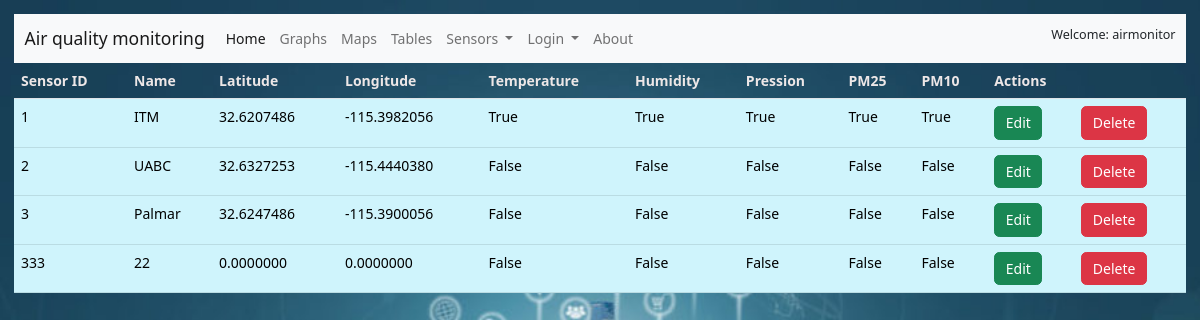
Page /sensors/ (signed in) on the committed database.
### sensors/models.py (models this page shows, shortened)
class Sensor(models.Model):
    idSensor = models.IntegerField(primary_key=True, null=False)
    name = models.CharField(max_length=10)
    Latitude = models.DecimalField(default=0, max_digits=10, decimal_places=7)
    Longitude =  models.DecimalField(default=0, max_digits=10, decimal_places=7)
    Temperature= models.BooleanField()
    Humidity= models.BooleanField()
    Pression= models.BooleanField()
    PM25= models.BooleanField()
    PM10= models.BooleanField()
    created_on = models.DateTimeField(auto_now_add=True)

### sensors/views.py (the view)
# urls.py: path('',SensorListView.as_view() , name="sensor_list"),
class SensorListView(ListView):
    template_name = "sensors/list.html"
    model = Sensor

### templates/sensors/list.html (shortened to what this page needs)
{% extends 'base.html' %}
{% load crispy_forms_tags %}
{% block content %}
<form action="" method="post">
    <div class="table-responsive">
        <table class="table table-hover">
            <thead class="thead-dark">
                <tr>
                    <th scope="col">Sensor ID</th>
                    <th scope="col">Name</th>
                    <th scope="col">Latitude</th>
                    <th scope="col">Longitude</th>
                    <th scope="col">Temperature</th>
                    <th scope="col">Humidity</th>
                    <th scope="col">Pression</th>
                    <th scope="col">PM25</th>
                    <th scope="col">PM10</th>
                    {% if 'administrator' == request.user.groups.all.0.name or request.user.is_superuser %}
                    <th colspan="2">Actions</th>
                    {% endif %}
                </tr>
            </thead>
            <tbody class="table-info">
                {% for sensor in sensor_list %}
                <tr>
                    <td> {{ sensor.idSensor }} </td>
                    <td> {{ sensor.name }} </td>
                    <td> {{ sensor.Latitude }} </td>
                    <td> {{ sensor.Longitude }} </td>
                    <td> {{ sensor.Temperature }} </td>
                    <td> {{ sensor.Humidity }} </td>
                    <td> {{ sensor.Pression }} </td>
                    <td> {{ sensor.PM25 }} </td>
                    <td> {{ sensor.PM10 }} </td>
                    {% if 'administrator' == request.user.groups.all.0.name or request.user.is_superuser %}
                    <td><a href="{% url 'sensor_edit' pk=sensor.idSensor %}" class="btn btn-success"> Edit</a></td>
                    <td><a href="{% url 'sensor_delete' pk=sensor.idSensor %}" class="btn btn-danger"> Delete </a></td>
                    {% endif %}
                </tr>
                {% endfor %}
            </tbody>
        </table>
    </div>
</form>
{% endblock content %}

### templates/base.html (shortened to what this page needs)
<!DOCTYPE html>
<html lang="en">
<head>
    <link href="https://cdn.jsdelivr.net/npm/bootstrap@5.2.1/dist/css/bootstrap.min.css" rel="stylesheet"
>
    <link rel="stylesheet" href="/static/css/style.css" type="text/css" media="all" title>
    <link rel="stylesheet" href="/static/css/style2.css" type="text/css" media="all" title>
</head>
<body>
    <nav class="navbar navbar-expand-lg navbar-light bg-light">
        <div class="container-fluid">
            <a class="navbar-brand" href="{%  url 'home' %}">Air quality monitoring</a>
            <div class="collapse navbar-collapse" id="navbarNavAltMarkup">
                <div class="navbar-nav">
                    <a class="nav-link active" aria-current="page" href="{%  url 'home' %}" accesskey="H">Home</a>
                    <a class="nav-link" href="{%  url 'measurements_graphs' %}" accesskey="G">Graphs</a>
                    <a class="nav-link" href="{%  url 'show_map' yy='2022-0-0'%}" accesskey="M">Maps</a>
                    <a class="nav-link" href="{%  url 'show_table' yy='2022-0-0'%}" accesskey="T">Tables</a>
                    {% if request.user.is_authenticated %}
                    <li class="nav-item dropdown">
                        <a class="nav-link dropdown-toggle" href="#" role="button" data-bs-toggle="dropdown"
                            aria-expanded="false" accesskey="S">
                            Sensors
                        </a>
                    </li>
                    {% endif %}
                    <li class="nav-item dropdown">
                        <a class="nav-link dropdown-toggle" href="#" role="button" data-bs-toggle="dropdown"
                            aria-expanded="false" accesskey="S">
                            Login
                        </a>
                    </li>
                    <a class="nav-link" href="{%  url 'about' %}">About</a>
                </div>
            </div>
            {% if request.user.is_authenticated %}
            <h2>Welcome: {{ request.user.username }} <h2>
                    {% endif %}
        </div>
    </nav>
    {% block content %}
    {% endblock content %}
</body>
</html>

### static/css/style.css (style rules this page uses)
html { font-size: 14px; }
body { background-size: cover; background-image: url("../images/fondo.jpg"); background-position: center center; background-repeat: no-repeat; background-attachment: fixed; background-color: rgb(13, 157, 157); }
p, h2, h3 { font-size: .9rem; }
.table { color: rgb(237, 231, 231); }
body { padding: 1em; }

### static/css/style2.css (style rules this page uses)
* { margin: 0; padding: 0; box-sizing: border-box; }

### rows in the picture
Sensor: idSensor "1", name "ITM", Latitude "32.6207486", Longitude "-115.3982056", Temperature "True", Humidity "True", Pression "True", PM25 "True", PM10 "True"
Sensor: idSensor "2", name "UABC", Latitude "32.6327253", Longitude "-115.4440380", Temperature "False", Humidity "False", Pression "False", PM25 "False", PM10 "False"
Sensor: idSensor "3", name "Palmar", Latitude "32.6247486", Longitude "-115.3900056", Temperature "False", Humidity "False", Pression "False", PM25 "False", PM10 "False"
Sensor: idSensor "333", name "22", Latitude "0.0000000", Longitude "0.0000000", Temperature "False", Humidity "False", Pression "False", PM25 "False", PM10 "False"

### other values in the picture
{{ request.user.username }} "airmonitor"
